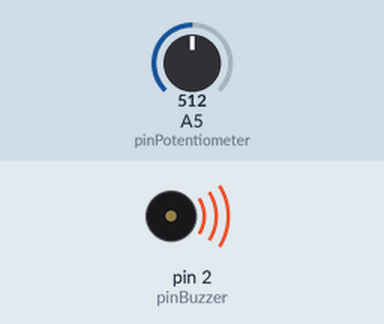
Bench run of a sketch on a simulated Arduino Uno, built with avr-gcc and run on an emulated ATmega328P. Parts: buzzer (waves = sounding). The inputs (shaded band) are chosen by the test bench; at power-on: A5 (pinPotentiometer) = 512.

Above: at 0.1 s.
Timing chart, 0 to 1.6 s (numbered marks = the images above):
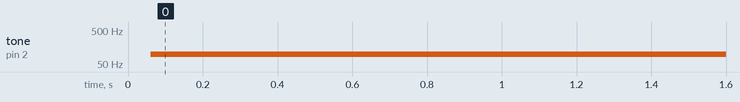

Measured:
- by itself, tone on pin 2 (pinBuzzer): silent → 98 Hz at 0.06 s

The sketch:

prog_24.ino
```cpp
const byte pinPotentiometer = A5;
const byte pinBuzzer = 2;

int potentiometerValue;
int delayTime;

void setup() {
	Serial.begin(9600);
	pinMode(pinPotentiometer, INPUT);
	pinMode(pinBuzzer, OUTPUT);
}

void loop() {
	potentiometerValue = analogRead(pinPotentiometer);
	delayTime = 9940.0 * potentiometerValue / 1023.0 + 60.0;
	digitalWrite(pinBuzzer, HIGH);
	delayMicroseconds(delayTime);
	digitalWrite(pinBuzzer, LOW);
	delayMicroseconds(delayTime);
}

// Lowest: 10 000 Micro Seconds
// Highest: 100 Micro Seconds
```
